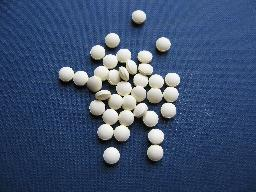
#> input picture sheet2/FurtherImages/pills.jpg, 256 x 192 px, found by its file name
$ python sheet2_problem3b_pills.py
#> lines starting #> are read from the running program, lines starting #| are printed output that depends on the picture; after the words box and inside, x2 and y2 are one past the last pixel; in counts of white or black regions, pixels touching at a corner belong together
import numpy as np
import math
import scipy
import cv2
import matplotlib.pyplot as plt
from mpl_toolkits.mplot3d import Axes3D
import skimage as ski
import time

#---------------------------------------------------------------------------------------------------
# functions

def plot_image_to_3D(plot_3d):

    plot_3d = np.asarray(plot_3d)

    x = np.linspace(0, plot_3d.shape[1]-1, plot_3d.shape[1])
    y = np.linspace(0, plot_3d.shape[0]-1, plot_3d.shape[0])
    X, Y = np.meshgrid(x , y)

    _, ax = plt.subplots(subplot_kw={"projection": "3d"})
    ax.plot_surface(X, Y, plot_3d, cmap=plt.cm.Blues, linewidth=0)

#---------------------------------------------------------------------------------------------------
# globals


#---------------------------------------------------------------------------------------------------
# images

img = cv2.imread(R'sheet2\FurtherImages\pills.jpg', 0)
#> img: shape (192, 256); min 0, max 255, mean 78.7
_, img_b = cv2.threshold(img, 100, 255, cv2.THRESH_BINARY)
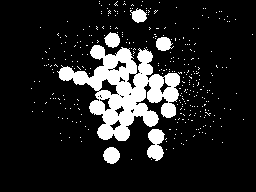
#> img_b: shape (192, 256); 13.8% white; 324 white regions (318 under 20 px), largest, box (x1, y1, x2, y2) and area: (57, 45, 180, 141) 5232, (147, 129, 165, 161) 398, (103, 147, 120, 164) 217, (104, 32, 120, 48) 179, (156, 37, 174, 51) 179, (130, 8, 147, 23) 162

seed_b = ski.morphology.erosion(img_b, ski.morphology.square(7)).astype(np.double)
#> seed_b: shape (192, 256) float64; 3.2% white; 29 white regions (2 under 20 px), largest, box (x1, y1, x2, y2) and area: (112, 77, 145, 123) 286, (91, 69, 117, 86) 145, (150, 78, 160, 99) 106
footprint = img_b.astype(np.double)
img_reconstruction_b = ski.morphology.reconstruction(seed_b, footprint, 'dilation').astype(np.double)

#seed_b = ski.morphology.dilation(img_reconstruction_b, ski.morphology.square(2)).astype(np.double)
#footprint = img_reconstruction_b.astype(np.double)
#img_reconstruction_b = ski.morphology.reconstruction(seed_b, footprint, 'erosion').astype(np.double)

img_reconstruction_b = np.uint8(img_reconstruction_b)
holeless = ski.morphology.remove_small_holes(img_reconstruction_b, area_threshold=3)
img_reconstruction_b[holeless==1] = 255

#img_reconstruction_b = np.uint8(img_reconstruction_b)
#dirtless = ski.morphology.remove_small_objects(img_reconstruction_b, min_size=10)
#img_reconstruction_b[dirtless==0] = 0

#img_reconstruction_b = ski.morphology.closing(img_reconstruction_b, np.ones((3, 3), np.uint8))
#img_reconstruction_b = ski.morphology.opening(img_reconstruction_b, np.ones((3, 3), np.uint8))


#---------------------------------------------------------------------------------------------------
# main
def watershed_full(img, switch, blur):

#> called with switch = 1, blur = True
    if blur == True:
        dmap = cv2.distanceTransform(img, cv2.DIST_L2, 5)
        dmap = ski.filters.gaussian(dmap, 3)               #ski.morphology.disk(5)
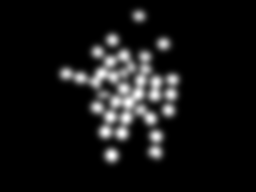
#> dmap: shape (192, 256) float32; min 0, max 4.75, mean 0.385; drawn with min black and max white
        local_max = ski.feature.peak_local_max(dmap, min_distance=5)
#> local_max = 35 pairs, first value 16 to 155, second value 66 to 172
    else:
        dmap = cv2.distanceTransform(img, cv2.DIST_L2, 5)
        local_max = ski.feature.peak_local_max(dmap, min_distance=3)

    plot_image_to_3D(dmap)
#> in plot_image_to_3D, `ax.plot_surface(X, Y, plot_3d, cmap=plt.cm.Blues, linewidth=0)`:
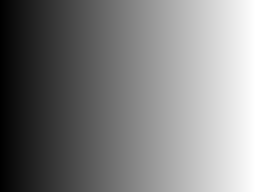
#> X: shape (192, 256) float64; min 0, max 255, mean 127.5

    local_max = ski.feature.peak_local_max(dmap, min_distance=3)

    seed = np.zeros_like(img)
    seed[tuple(local_max.T)] = 255

    flood_area = cv2.subtract(img, seed)
#> flood_area: shape (192, 256); 12.9% white; 6 white regions, box (x1, y1, x2, y2) and area: (57, 45, 180, 141) 5211, (147, 129, 165, 161) 396, (103, 147, 120, 164) 216, (104, 32, 120, 48) 178, (156, 37, 174, 51) 178, (130, 8, 147, 23) 161

    _, labels = cv2.connectedComponents(seed)
    labels = labels + 1

    labels[flood_area==255] = 0

    labels = np.int32(labels)

    plt.figure()
    plt.imshow(labels)
    if blur == True:
        plt.title("Labels blur")
    else:
        plt.title("Labels")

    img = cv2.cvtColor(img, cv2.COLOR_GRAY2RGB)
    #img = cv2.merge((img, np.zeros_like(img), np.zeros_like(img)))

    watershed = cv2.watershed(img, labels)
#> watershed: shape (192, 256) int32; 37 distinct labels, from -1 to 36
    seg_img = (watershed/watershed.max()) * 255
    seg_img = np.uint8(seg_img)
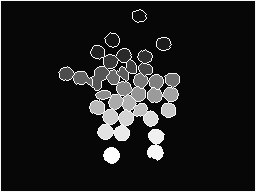
#> seg_img: shape (192, 256); min 7, max 255, mean 31.3
    if switch==0:
        return seg_img
    elif switch==1:
        return watershed.astype(np.int32)


#---------------------------------------------------------------------------------------------------
# output

#segmented_img_uint8 = watershed_full(img_reconstruction_b, 0, True)
segmented_img_int32_blur = watershed_full(img_reconstruction_b, 1, True)
segmented_img_int32 = watershed_full(img_reconstruction_b, 1, False)
#> call 2 of watershed_full, with switch = 1, blur = False
#> in watershed_full (call 2), `local_max = ski.feature.peak_local_max(dmap, min_distance=3)`: local_max = 36 pairs, first value 15 to 155, second value 66 to 171
#> in watershed_full (call 2), `watershed = cv2.watershed(img, labels)`:
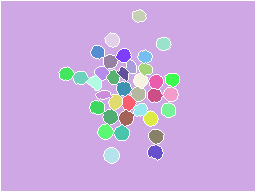
#> watershed: shape (192, 256) int32; 38 distinct labels, from -1 to 37; one colour per label, 0 black, -1 white

mask_blur = segmented_img_int32_blur == -1
#> mask_blur: shape (192, 256) bool; 4.5% white in thin lines or dots
img_color_blur = cv2.cvtColor(img, cv2.COLOR_GRAY2BGR)
img_color_blur[mask_blur, 2] = 255
#> img_color_blur: shape (192, 256, 3); mean B, G, R 78.7, 78.7, 84.3

mask = segmented_img_int32 == -1
#> mask: shape (192, 256) bool; 4.5% white in thin lines or dots
img_color = cv2.cvtColor(img, cv2.COLOR_GRAY2RGB)
img_color[mask, 2] = 255
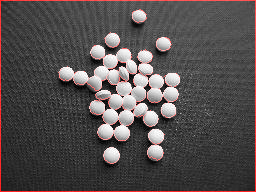
#> img_color: shape (192, 256, 3); mean B, G, R 78.7, 78.7, 84.3


cv2.imshow('Binary', img_b)
cv2.imshow('Recon Binary', img_reconstruction_b.astype(np.uint8))
cv2.imshow('Orginal', img)
cv2.imshow('Seg blur', img_color_blur)
cv2.imshow('Seg', img_color)

plt.figure()
plt.imshow(segmented_img_int32_blur)
plt.title("Segmentierung (dmap mit blur)")

plt.figure()
plt.imshow(segmented_img_int32)
plt.title("Segmentierung (dmap ohne blur)")

plt.figure()
plt.imshow(np.logical_xor(mask, mask_blur))
plt.title("Diff")


#---------------------------------------------------------------------------------------------------
# main-end

plt.show()
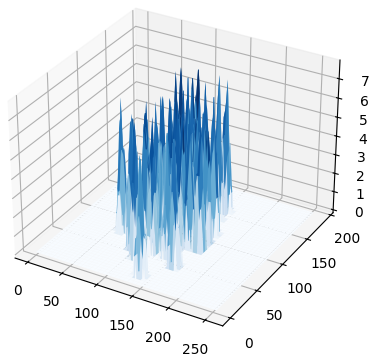
#> figure drawn by matplotlib, 1 panel
print('La fin')
cv2.waitKey(0)

$ run again, with sheet2/FurtherImages/img_cells.jpg copied over sheet2/FurtherImages/pills.jpg
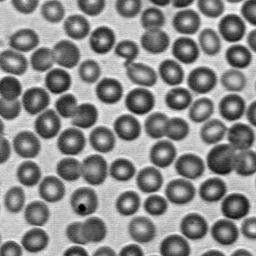
#> input picture sheet2/FurtherImages/img_cells.jpg, 256 x 256 px, found by its file name
#> img is the input picture: shape (256, 256); min 0, max 255, mean 138.6
#> `_, img_b = cv2.threshold(img, 100, 255, cv2.THRESH_BINARY)`:
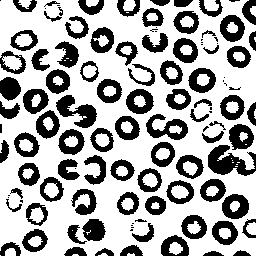
#> img_b: shape (256, 256); 66.1% white; 113 black regions (27 under 20 px), largest, box (x1, y1, x2, y2) and area: (208, 145, 256, 176) 824, (56, 95, 97, 128) 654, (146, 114, 188, 140) 540
#> seed_b: shape (256, 256) float64; 24.2% white; 111 white regions (60 under 20 px), largest, box (x1, y1, x2, y2) and area: (87, 179, 137, 256) 1389, (0, 0, 65, 50) 1385, (197, 41, 256, 118) 1176
#> holeless: shape (256, 256) bool; 65.4% white; 98 black regions (12 under 20 px), largest, box (x1, y1, x2, y2) and area: (208, 145, 256, 176) 835, (56, 95, 97, 128) 654, (146, 114, 188, 140) 622
#> in watershed_full, `local_max = ski.feature.peak_local_max(dmap, min_distance=5)`: local_max = 119 pairs, first value 6 to 248, second value 8 to 249
#> in watershed_full, `local_max = ski.feature.peak_local_max(dmap, min_distance=3)`: local_max = 123 pairs, first value 4 to 251, second value 8 to 249
#> watershed: shape (256, 256) int32; 126 distinct labels, from -1 to 124
#> flood_area: shape (256, 256); 65.1% white; 313 black regions (227 under 20 px), largest, box (x1, y1, x2, y2) and area: (208, 145, 256, 176) 835, (56, 95, 97, 128) 655, (146, 114, 188, 140) 622
#> watershed: shape (256, 256) int32; 220 distinct labels, from -1 to 218
#> mask_blur: shape (256, 256) bool; 12.9% white in thin lines or dots
#> img_color_blur: shape (256, 256, 3); 12.86% of pixels changed, all inside (x1, y1, x2, y2) = (0, 0, 256, 256)
#> mask: shape (256, 256) bool; 14% white in thin lines or dots
#> `plt.show()`:
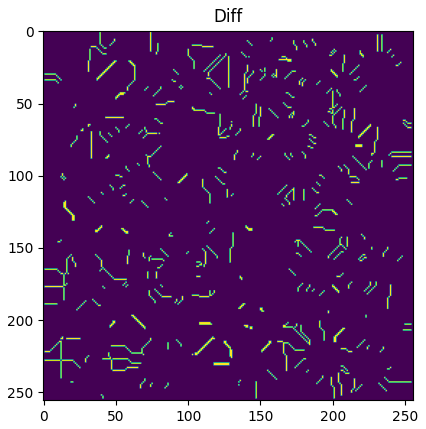
#> figure drawn by matplotlib, 1 panel
